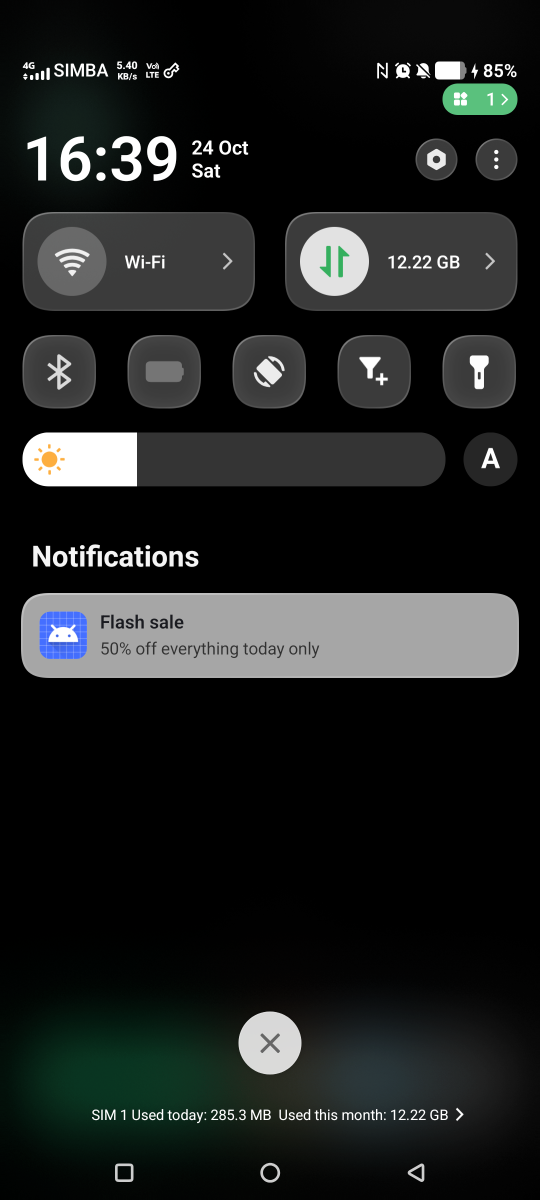
#> input picture screenshots/raw/shade-before.png, 1080 x 2400 px (shown at 1/2 size)
$ python make_screenshots.py
#> lines starting #> are read from the running program, lines starting #| are printed output that depends on the picture; after the words box and inside, x2 and y2 are one past the last pixel; in counts of white or black regions, pixels touching at a corner belong together
"""Builds the store screenshots from the raw phone captures in screenshots/raw.

Each capture is cropped, given rounded corners, a shadow and optional highlights, and placed
under a caption on a 1080x1920 canvas. The canvas size isn't just for looks: Google Play
rejects screenshots whose long side is more than twice the short side, and the phone's raw
captures are 1080x2400.

Output goes to fastlane/metadata/android/en-US/images/phoneScreenshots, which F-Droid reads
directly and which you upload to Play by hand. Run it from anywhere:

    python screenshots/make_screenshots.py

Coordinates below are pixels in the raw 1080x2400 captures. To place a new highlight, open the
capture in an image editor (Paint shows the cursor position in the status bar) and read off
the corners.
"""

from pathlib import Path

from PIL import Image, ImageDraw, ImageFilter, ImageFont

ROOT = Path(__file__).resolve().parent.parent
RAW = ROOT / "screenshots" / "raw"
OUT = ROOT / "fastlane" / "metadata" / "android" / "en-US" / "images" / "phoneScreenshots"

CANVAS = (1080, 1920)
BG_TOP, BG_BOTTOM = (74, 94, 154), (46, 60, 110)  # the app's indigo, darkened downwards
TITLE_COLOR, SUBTITLE_COLOR = (255, 255, 255), (214, 222, 255)
ACCENT = (255, 159, 28)  # highlight outlines and tap markers

# Crops that drop the status bar and navigation bar, or keep the shade's tiles and notifications.
APP_CROP = (0, 110, 1080, 2285)
SHADE_CROP = (0, 640, 1080, 1400)

SHOTS = [
    {
        "out": "1.png",
        "title": "Hide the notifications you don't want",
        "subtitle": "One rule, and it's gone from your shade",
        "stack": [
            {"raw": "shade-before.png", "label": "Before", "crop": SHADE_CROP,
             "boxes": [(43, 1188, 1037, 1354)]},
            {"raw": "shade-after.png", "label": "After", "crop": SHADE_CROP},
        ],
    },
    {
        "out": "2.png",
        "title": "Tap a notification to filter it",
        "subtitle": "Everything you received recently, in one list",
        "raw": "recent.png", "crop": APP_CROP,
        "boxes": [(24, 684, 1056, 898)],
        "taps": [(900, 792)],
    },
    {
        "out": "3.png",
        "title": "Get a ready-made rule",
        "subtitle": "Numbers can vary, so it catches “70% off” too",
        "raw": "editor.png", "crop": APP_CROP,
        "boxes": [(26, 950, 1054, 1152)],
    },
    {
        "out": "4.png",
        "title": "See what was hidden",
        "subtitle": "Every filtered notification, and the rule that caught it",
        "raw": "filtered.png", "crop": APP_CROP,
        "boxes": [(24, 684, 1056, 898)],
    },
    {
        "out": "5.png",
        "title": "Turn rules on and off anytime",
        "subtitle": "Match on the app, the title, the text, or all three",
        "raw": "rules.png", "crop": APP_CROP,
    },
    {
        "out": "6.png",
        "title": "Filter straight from your shade",
        "subtitle": "Add the Quick Settings tile from the menu",
        "raw": "menu.png", "crop": APP_CROP,
        "boxes": [(634, 266, 1068, 374)],
    },
]


def font(bold: bool, size: int) -> ImageFont.FreeTypeFont:
    name = "seguisb.ttf" if bold else "segoeui.ttf"  # Segoe UI ships with Windows
    try:
        return ImageFont.truetype(name, size)
    except OSError:
        return ImageFont.load_default(size)


def background() -> Image.Image:
    w, h = CANVAS
    bg = Image.new("RGB", CANVAS)
    draw = ImageDraw.Draw(bg)
    for y in range(h):
        t = y / (h - 1)
        draw.line([(0, y), (w, y)], fill=tuple(round(a + (b - a) * t) for a, b in zip(BG_TOP, BG_BOTTOM)))
    return bg


def wrap(text: str, f: ImageFont.FreeTypeFont, width: int) -> list[str]:
    lines, line = [], ""
    for word in text.split():
        candidate = f"{line} {word}".strip()
        if line and f.getlength(candidate) > width:
            lines.append(line)
            line = word
        else:
            line = candidate
    return lines + [line]


def draw_caption(canvas: Image.Image, title: str, subtitle: str) -> int:
    """Draws the centred caption and returns the y coordinate just below it."""
    draw = ImageDraw.Draw(canvas)
    y = 110
    for text, f, color, gap in ((title, font(True, 68), TITLE_COLOR, 12), (subtitle, font(False, 40), SUBTITLE_COLOR, 8)):
        for line in wrap(text, f, 940):
            left, top, right, bottom = draw.textbbox((0, 0), line, font=f)
            draw.text(((CANVAS[0] - (right - left)) / 2 - left, y - top), line, font=f, fill=color)
            y += bottom - top + gap
        y += 24
    return y


def annotate(img: Image.Image, crop: tuple, boxes=(), taps=()) -> Image.Image:
    """Crops a raw capture and draws highlight boxes and tap markers on it."""
    img = img.convert("RGB").crop(crop)
    dx, dy = crop[0], crop[1]
    overlay = Image.new("RGBA", img.size, (0, 0, 0, 0))
    draw = ImageDraw.Draw(overlay)
    for x0, y0, x1, y1 in boxes:
        draw.rounded_rectangle((x0 - dx, y0 - dy, x1 - dx, y1 - dy), radius=36, outline=ACCENT + (255,), width=10)
    for x, y in taps:
        x, y = x - dx, y - dy
        draw.ellipse((x - 64, y - 64, x + 64, y + 64), fill=ACCENT + (70,), outline=ACCENT + (230,), width=6)
        draw.ellipse((x - 22, y - 22, x + 22, y + 22), fill=ACCENT + (200,))
    return Image.alpha_composite(img.convert("RGBA"), overlay)


def paste_phone(canvas: Image.Image, shot: Image.Image, x: int, y: int, width: int) -> int:
    """Pastes a screenshot scaled to width, with rounded corners and a soft shadow.
    Returns its bottom edge. Anything below the canvas is simply cut off."""
    height = round(shot.height * width / shot.width)
    shot = shot.resize((width, height), Image.LANCZOS)
    radius = round(width * 0.06)
    mask = Image.new("L", shot.size, 0)
    ImageDraw.Draw(mask).rounded_rectangle((0, 0, width - 1, height - 1), radius=radius, fill=255)

    shadow = Image.new("RGBA", (width + 160, height + 160), (0, 0, 0, 0))
    ImageDraw.Draw(shadow).rounded_rectangle((80, 80, 80 + width, 80 + height), radius=radius, fill=(0, 0, 0, 110))
    shadow = shadow.filter(ImageFilter.GaussianBlur(28))
    canvas.paste(shadow, (x - 80, y - 80 + 18), shadow)
    canvas.paste(shot, (x, y), mask)
    return y + height


def build(spec: dict) -> Image.Image:
    canvas = background()
    top = draw_caption(canvas, spec["title"], spec["subtitle"]) + 40

    if "stack" in spec:
        width = 860
        label_font = font(True, 40)
        draw = ImageDraw.Draw(canvas)
        x, y = (CANVAS[0] - width) // 2, top
        for part in spec["stack"]:
            shot = annotate(Image.open(RAW / part["raw"]), part["crop"], part.get("boxes", ()))
            label = part["label"]
            lw = label_font.getlength(label)
            draw.rounded_rectangle((x, y, x + lw + 56, y + 64), radius=32, outline=SUBTITLE_COLOR, width=3)
            draw.text((x + 28 + lw / 2, y + 32), label, font=label_font, fill=TITLE_COLOR, anchor="mm")
            y = paste_phone(canvas, shot, x, y + 84, width) + 56
    else:
        shot = annotate(Image.open(RAW / spec["raw"]), spec["crop"], spec.get("boxes", ()), spec.get("taps", ()))
        width = 860
        paste_phone(canvas, shot, (CANVAS[0] - width) // 2, top, width)

    return canvas.convert("RGB")  # Play wants 24-bit PNG, no alpha channel


def main() -> None:
    OUT.mkdir(parents=True, exist_ok=True)
    for spec in SHOTS:
        missing = [p["raw"] for p in spec.get("stack", [spec]) if not (RAW / p["raw"]).exists()]
        if missing:
            print("skipped", spec["out"], "- missing", ", ".join(missing))
            continue
        build(spec).save(OUT / spec["out"], optimize=True)
#> in build, `canvas = background()`:
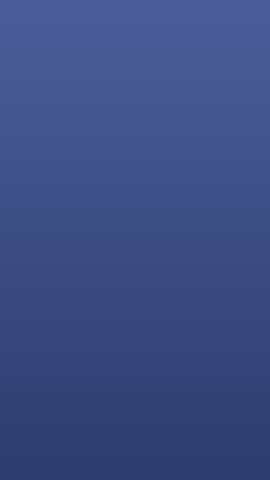
#> canvas: PIL image 1080x1920 RGB (shown at 1/4 size); mean R, G, B 60, 77, 132
#> after the loop in draw_caption, `for text, f, color, gap in ((title, font(True, 68), TITLE_COLOR, 12), ..`: y = 347
#> in build, `top = draw_caption(canvas, spec["title"], spec["subtitle"]) + 40`: top = 387
#> in build, `x, y = (CANVAS[0] - width) // 2, top`: x = 110; y = 387
#> in annotate, `img = img.convert("RGB").crop(crop)`:
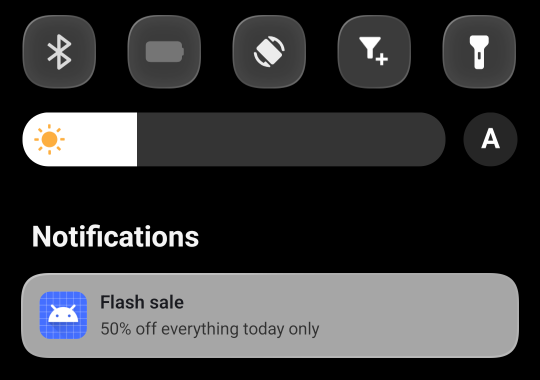
#> img: PIL image 1080x760 RGB (shown at 1/2 size); mean R, G, B 55.6, 55.9, 56.9
#> in annotate, `dx, dy = crop[0], crop[1]`: dx = 0; dy = 640
#> the loop in annotate, `for x0, y0, x1, y1 in boxes:` made 1 pass
#> (x0, y0, x1, y1) on pass 1: (43, 1188, 1037, 1354)
#> in paste_phone, `ImageDraw.Draw(mask).rounded_rectangle((0, 0, width - 1, height - 1), ..`:
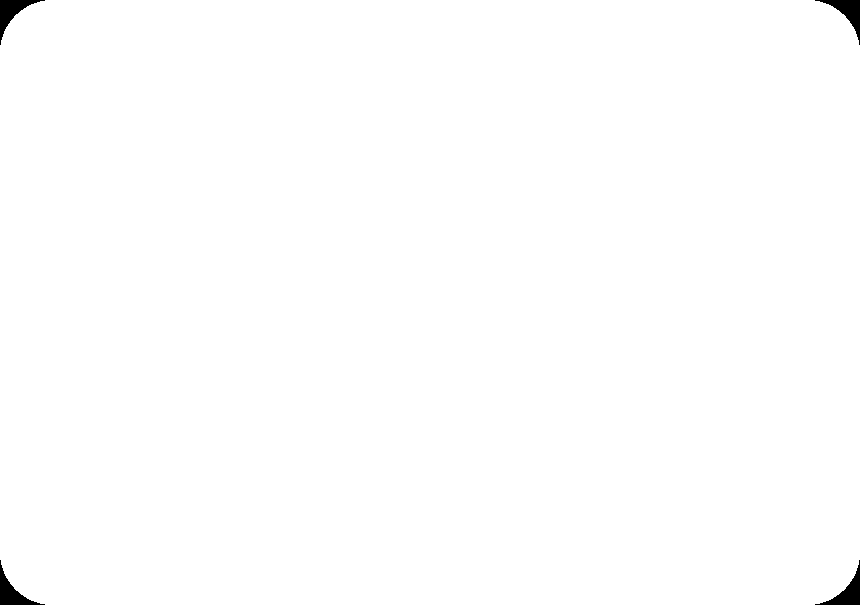
#> mask: PIL image 860x605 L; 99.5% white; 4 black regions, box (x1, y1, x2, y2) and area: (0, 0, 45, 45) 595, (815, 0, 860, 45) 595, (0, 560, 45, 605) 595, (815, 560, 860, 605) 595
#> in paste_phone, `shadow = shadow.filter(ImageFilter.GaussianBlur(28))`:
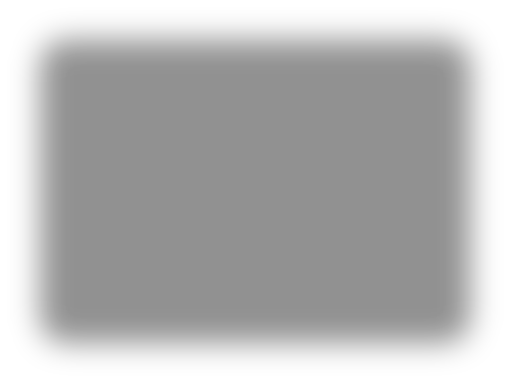
#> shadow: PIL image 1020x765 RGBA (shown at 1/2 size); mean R, G, B, A 0, 0, 0, 73.2; transparent parts drawn white
#> in paste_phone, `canvas.paste(shadow, (x - 80, y - 80 + 18), shadow)`:
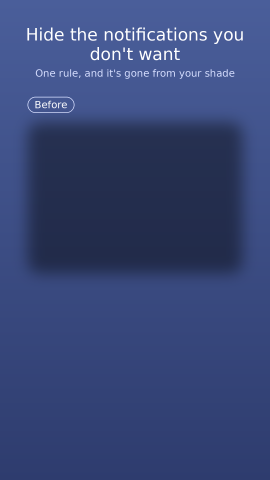
#> canvas: PIL image 1080x1920 RGB (shown at 1/4 size); mean R, G, B 55.3, 70.2, 118.6
#> in paste_phone, `canvas.paste(shot, (x, y), mask)`:
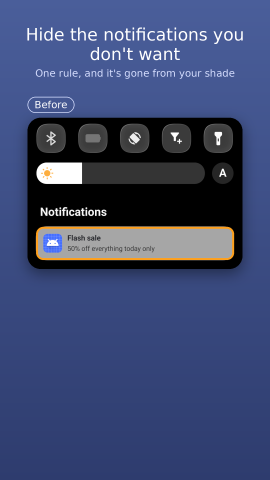
#> canvas: PIL image 1080x1920 RGB (shown at 1/4 size); mean R, G, B 60.5, 72.2, 111.6
#> in build, `y = paste_phone(canvas, shot, x, y + 84, width) + 56`: y = 1132
#> in build, `return canvas.convert("RGB")`:
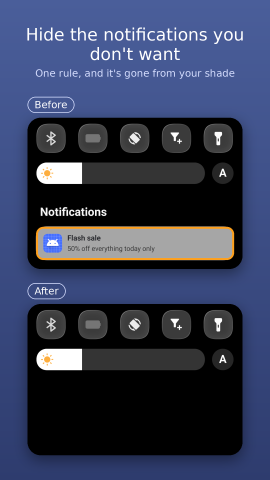
#> returned value: PIL image 1080x1920 RGB (shown at 1/4 size); mean R, G, B 52.6, 60.4, 86.3
        print("wrote", (OUT / spec["out"]).relative_to(ROOT))
#| wrote fastlane/metadata/android/en-US/images/phoneScreenshots/1.png
#> pass 2 of the loop in main, `for spec in SHOTS:`:
#> missing = []
#> top = 322
#> in build (call 2), `top = draw_caption(canvas, spec["title"], spec["subtitle"]) + 40`:
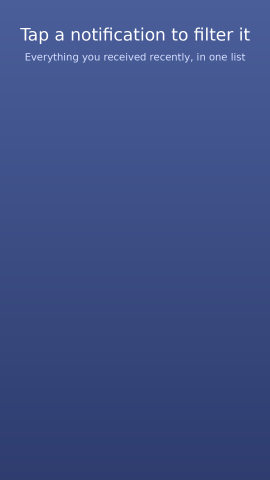
#> canvas: PIL image 1080x1920 RGB (shown at 1/4 size); mean R, G, B 61.5, 78.4, 132.9
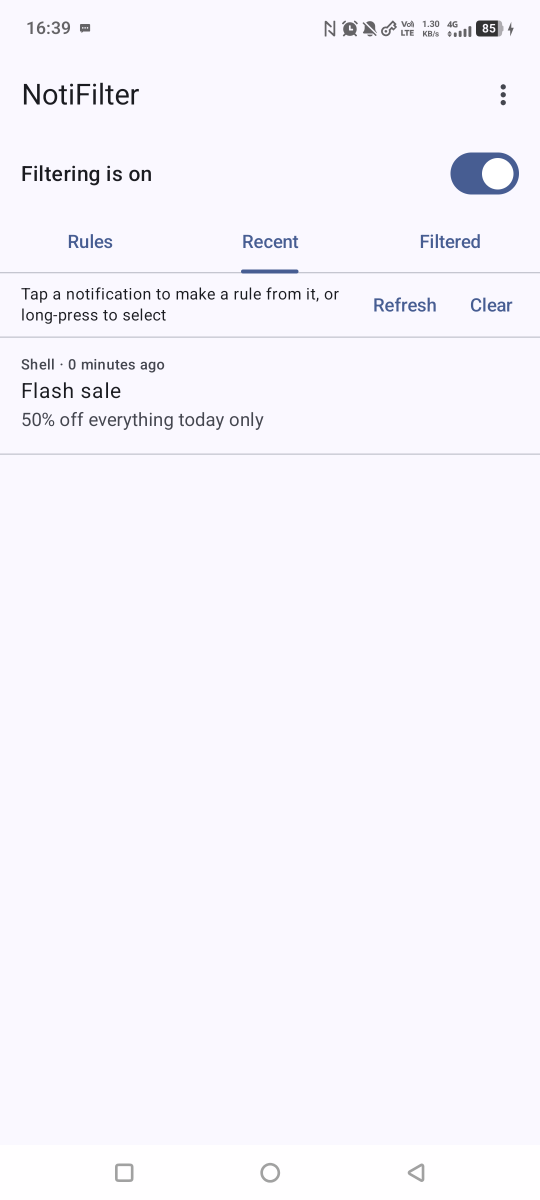
#> input picture screenshots/raw/recent.png, 1080 x 2400 px (shown at 1/2 size)
#> img: PIL image 1080x2175 RGB
#> shot: PIL image 860x1732 RGBA
#> in paste_phone (call 3), `canvas.paste(shot, (x, y), mask)`:
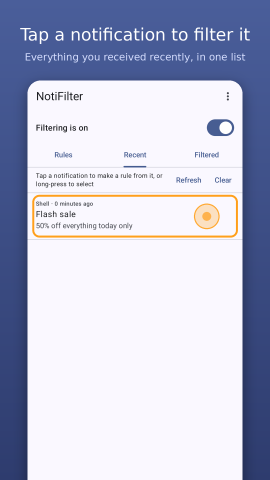
#> canvas: PIL image 1080x1920 RGB (shown at 1/4 size); mean R, G, B 186.4, 190.1, 211.9
#| wrote fastlane/metadata/android/en-US/images/phoneScreenshots/2.png
#> pass 3 of the loop in main, `for spec in SHOTS:`:
#> in build (call 3), `top = draw_caption(canvas, spec["title"], spec["subtitle"]) + 40`:
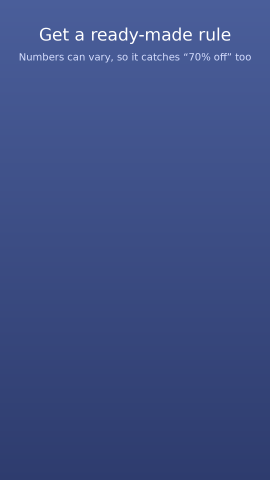
#> canvas: PIL image 1080x1920 RGB (shown at 1/4 size); mean R, G, B 61.3, 78.2, 132.8
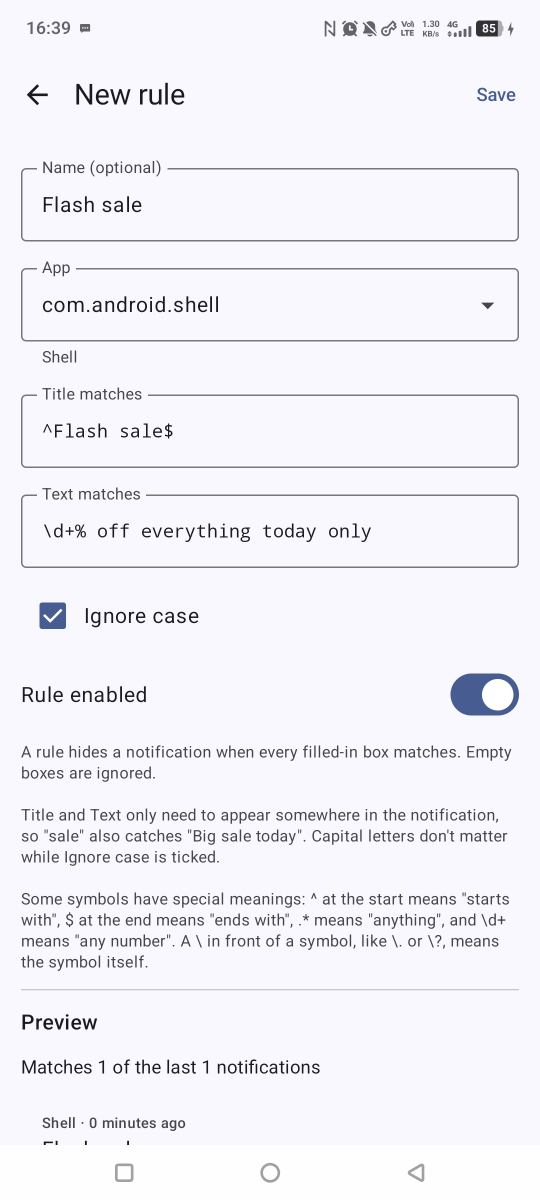
#> input picture screenshots/raw/editor.png, 1080 x 2400 px (shown at 1/2 size)
#> in paste_phone (call 4), `canvas.paste(shot, (x, y), mask)`:
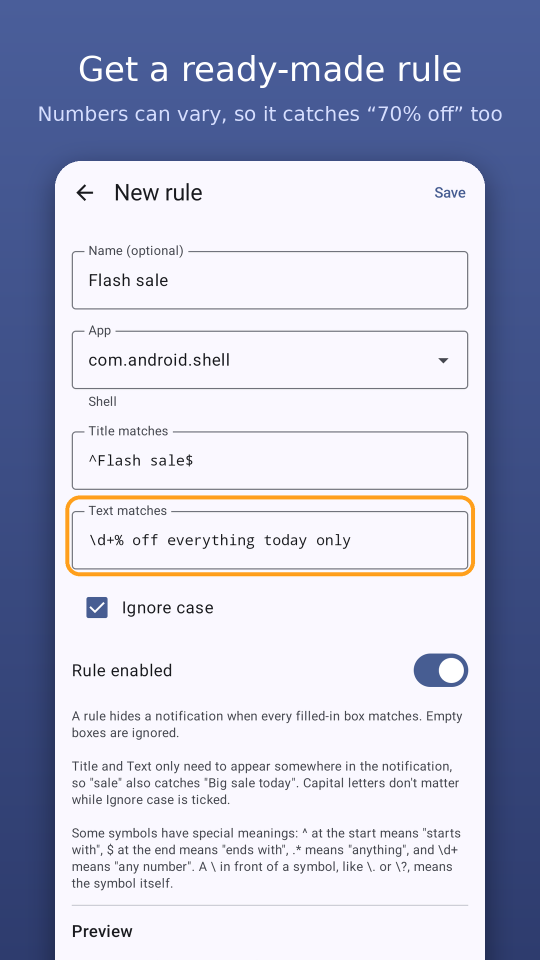
#> canvas: PIL image 1080x1920 RGB (shown at 1/2 size); mean R, G, B 182.8, 186.8, 208.8
#| wrote fastlane/metadata/android/en-US/images/phoneScreenshots/3.png
#> the loop made 6 passes; the first 3 are shown


if __name__ == "__main__":
    main()
